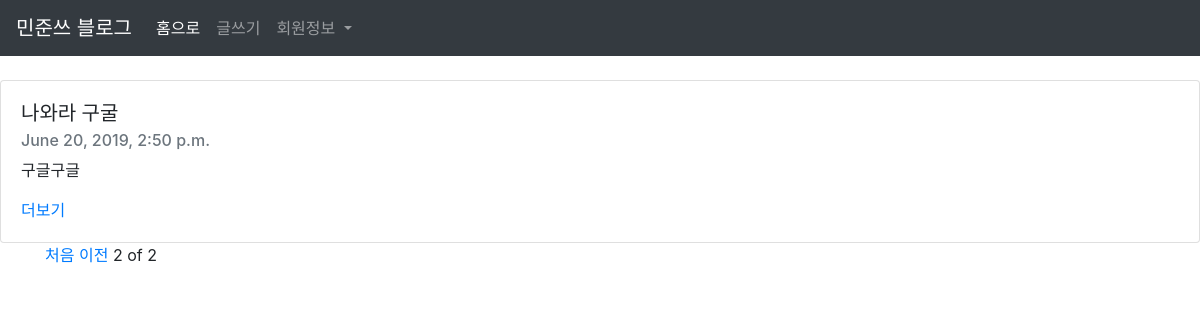
Before: /?page=2 with the older database file.
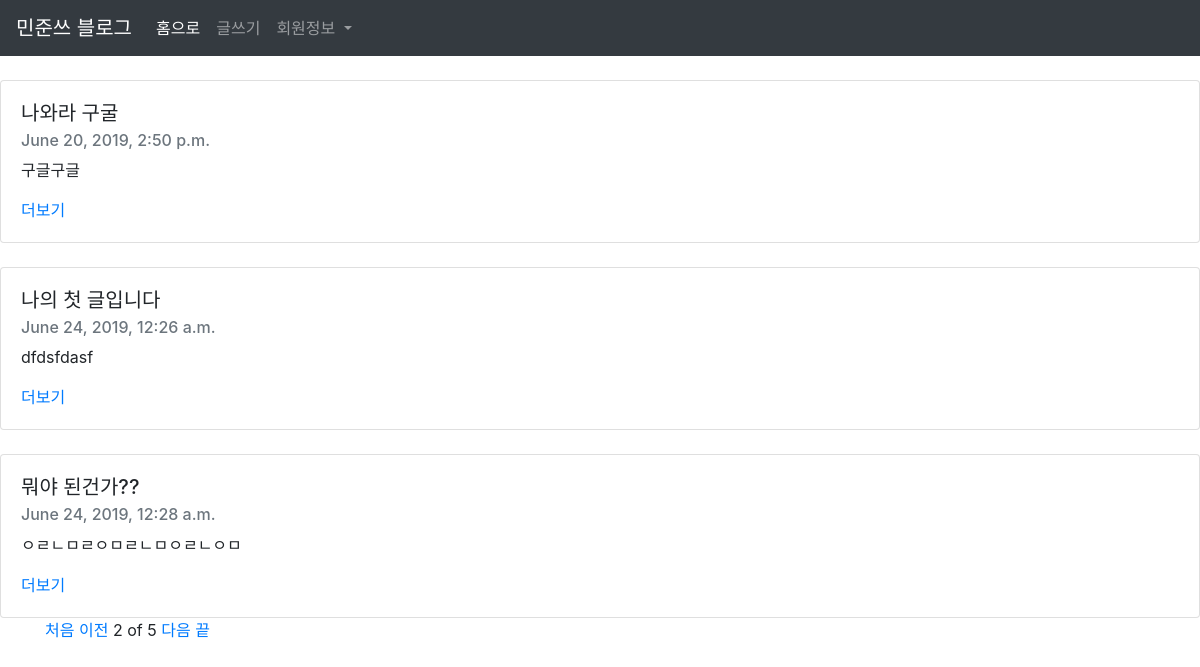
After: the same page with the newer database file.
### blog/models.py (models this page shows, shortened)
class Blog(models.Model):
    title = models.CharField(max_length=200)
    pub_date = models.DateTimeField('date published')
    body = models.TextField()
    def summary(self):
        return self.body[:120]

### blog/views.py (the view)
# urls.py: path('', blog.views.home, name='home'),
def home(request):
    blogs = Blog.objects
    blog_list = Blog.objects.all()
    paginator = Paginator(blog_list, 3)
    page = request.GET.get('page')
    posts = paginator.get_page(page)
    return render(request, 'home.html', {'blogs':blogs, 'posts':posts})

### blog/templates/home.html (shortened to what this page needs)
{% extends 'base.html' %}
{%  block contents %}
 <body>
              {% for blog in posts %}
              <div class="card mt-4">
                    <div class="card-body">
                      <h5 class="card-title">{{blog.title}}</h5>
                      <h6 class="card-subtitle mb-2 text-muted">{{blog.pub_date}}</h6>
                      <p class="card-text">{{blog.summary}} </p>
                      <a href="{% url 'detail' blog.id %}" class="card-link">더보기</a>
                    </div>
                  </div>
                  {% endfor %}
                  <div class="container">
                  {%if posts.has_previous%}
                  <a href="?page=1">처음</a>
                  <a href="?page={{posts.previous_page_number}}">이전</a>
                  {%endif%}
                  <span>{{posts.number}}</span>
                  <span>of</span>
                  <span>{{posts.paginator.num_pages}}</span>
                  {%if posts.has_next%}
                  <a href="?page={{posts.next_page_number}}">다음</a>
                  <a href="?page={{posts.paginator.num_pages}}">끝</a>
                  {%endif%}
                  </div>
</body>
{% endblock %}

Changed rows visible on the page:
added Blog: title "나의 첫 글입니다", pub_date "June 24, 2019, 12:26 a.m.", summary "dfdsfdasf"
added Blog: title "뭐야 된건가??", pub_date "June 24, 2019, 12:28 a.m.", summary "ㅇㄹㄴㅁㄹㅇㅁㄹㄴㅁㅇㄹㄴㅇㅁ"
Other visible differences:
{{ posts.paginator.num_pages }}: "2" → "5"
text now shown: "다음 끝"
